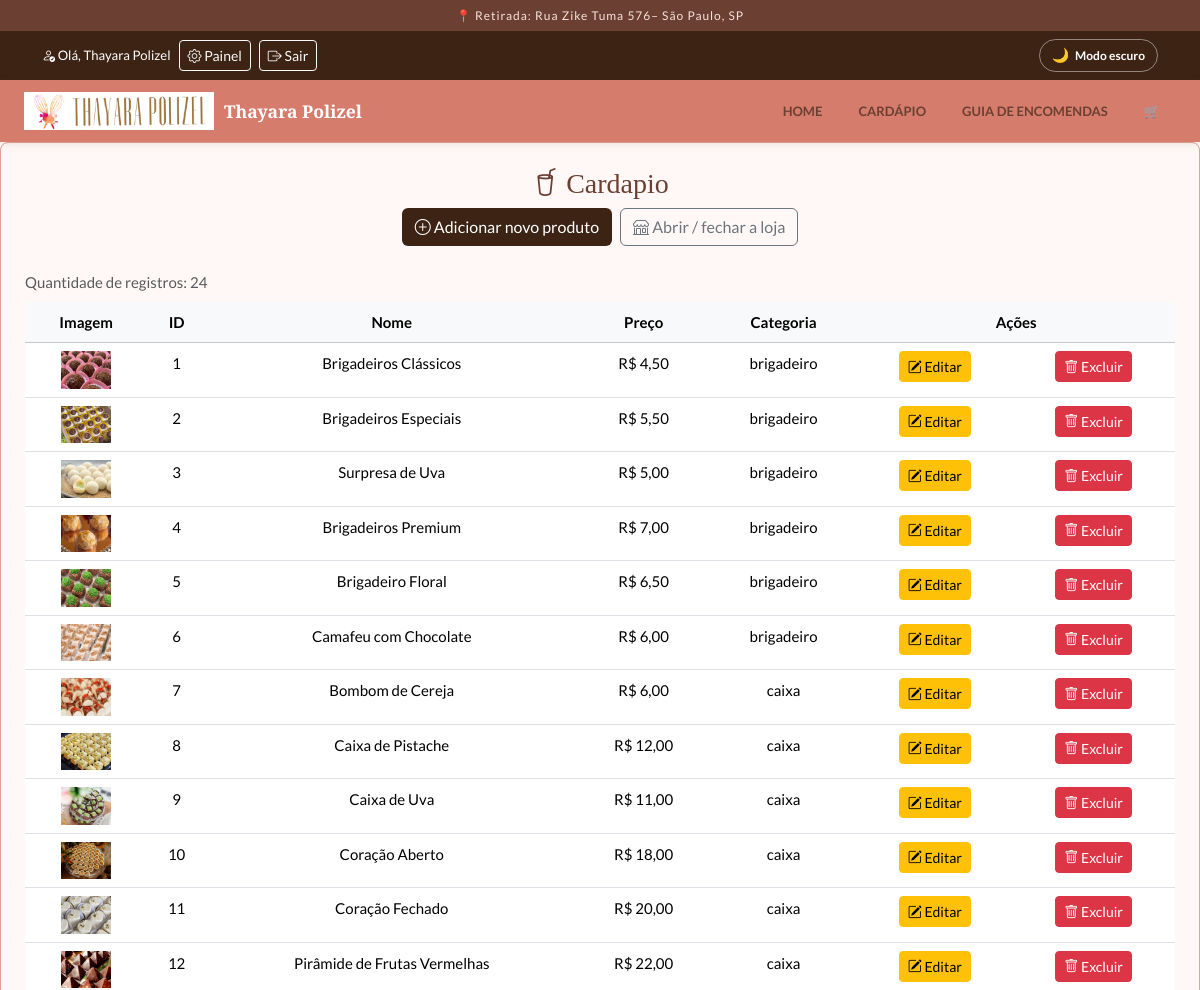
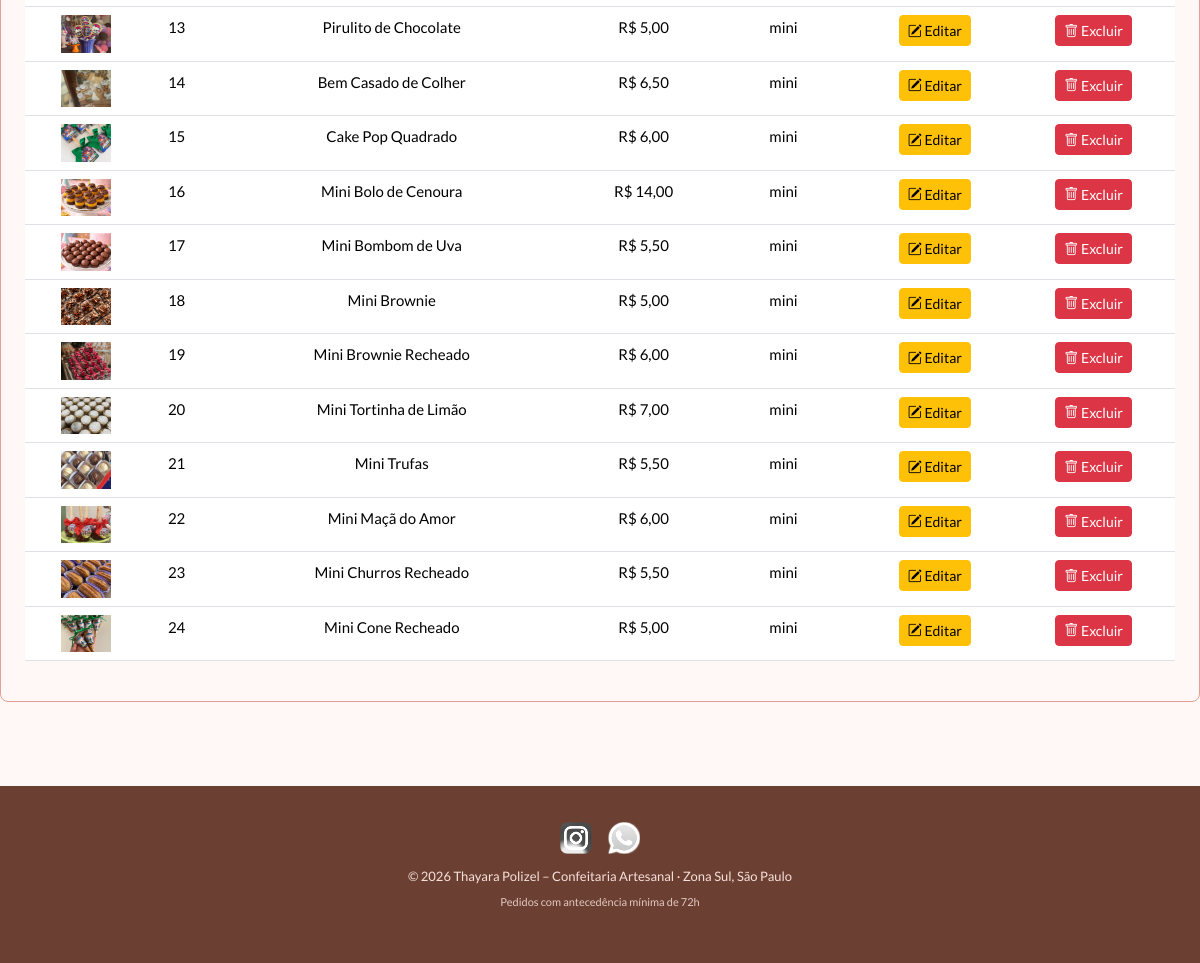
Before: /administradora/cardapio-adm.php (signed in) with the older database file (2 pictures, top to bottom).
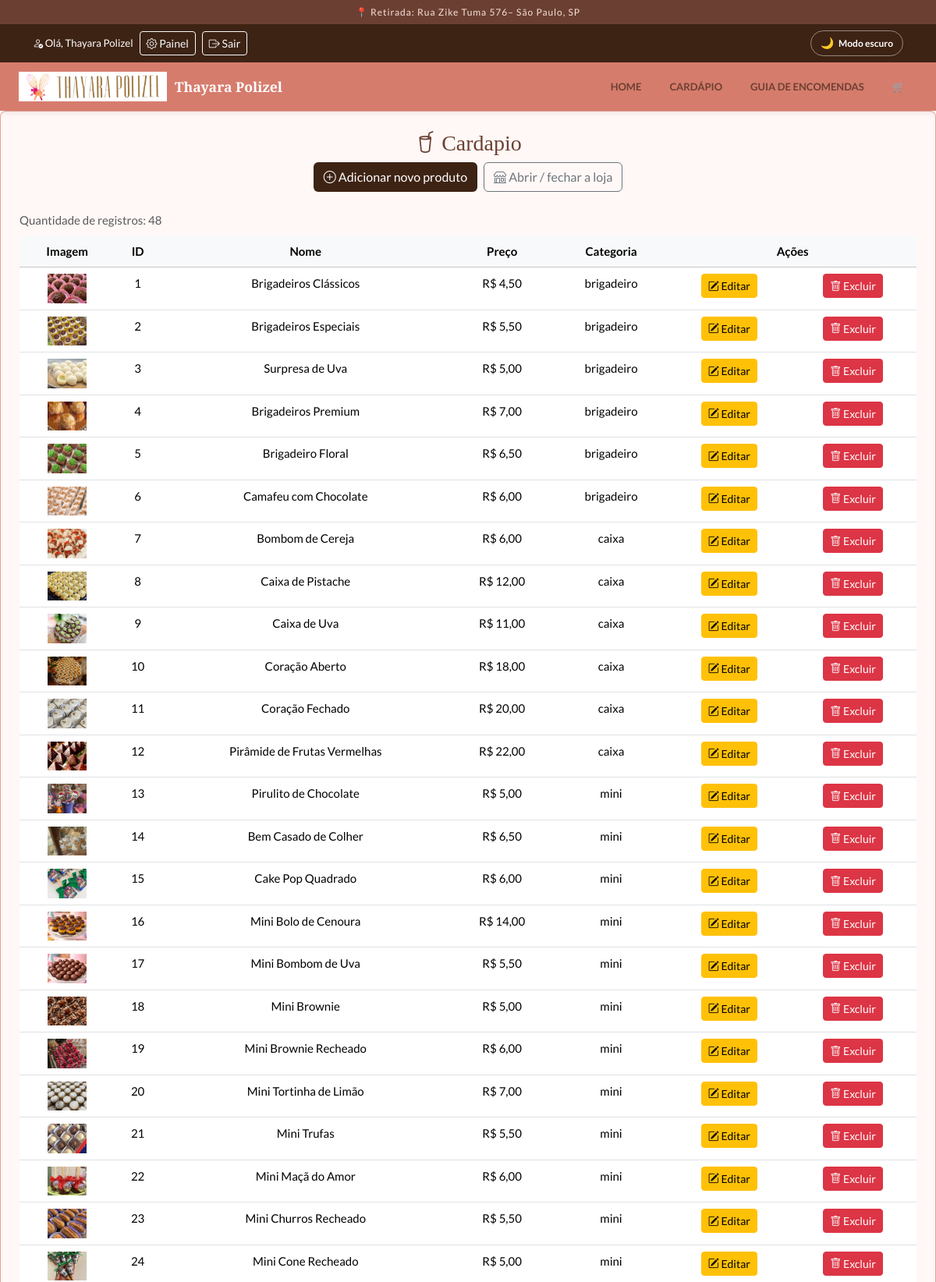
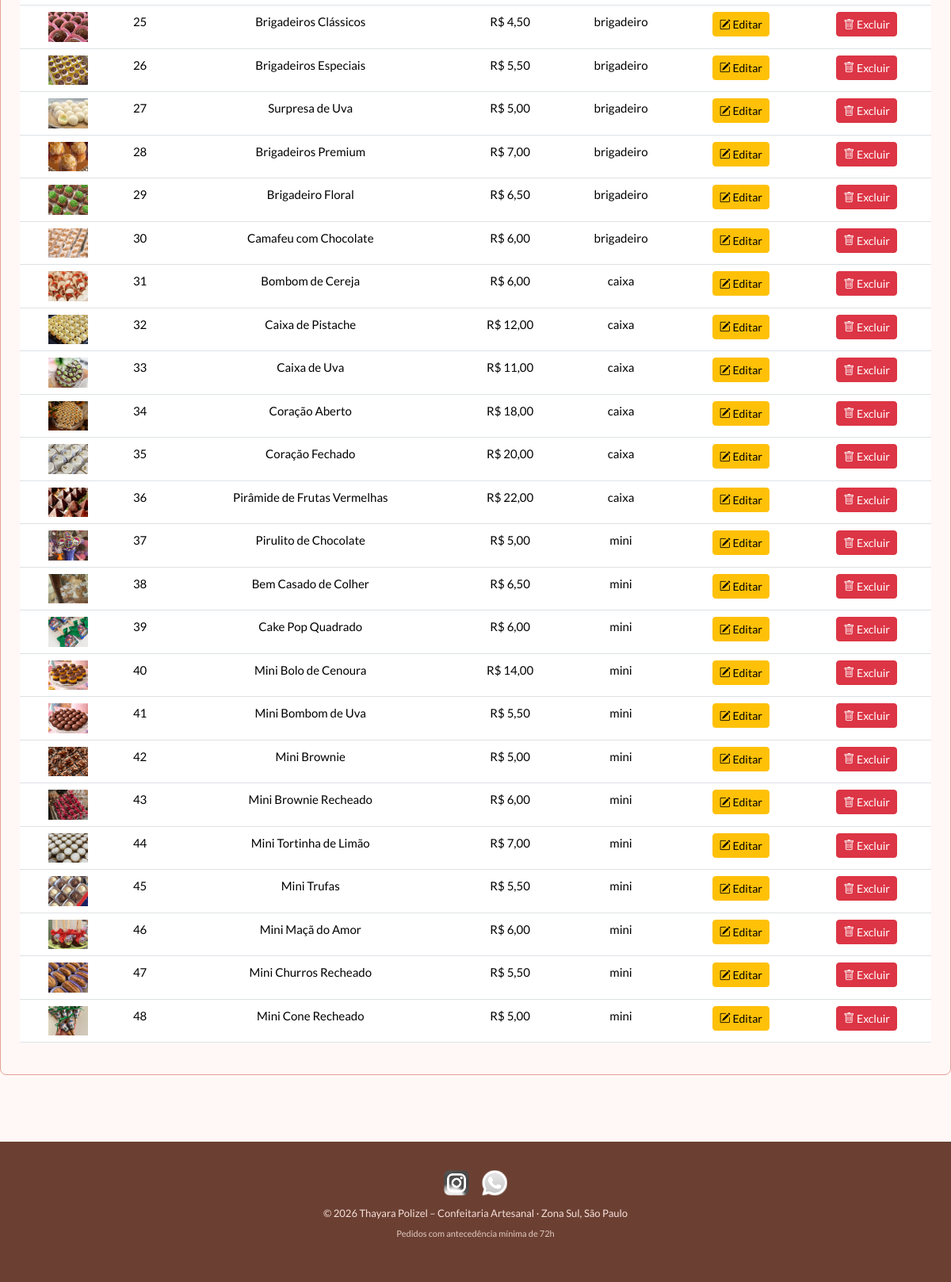
After: the same page with the newer database file (2 pictures, top to bottom).
### tables this page shows
CREATE TABLE IF NOT EXISTS produtos (
    id INT AUTO_INCREMENT PRIMARY KEY,
    nome       VARCHAR(100) NOT NULL,
    preco      DECIMAL(10, 2) NOT NULL,
    img        VARCHAR(255) NOT NULL,
    cat        VARCHAR(50) NOT NULL,
    id_usuario INT NOT NULL,
    FOREIGN KEY (id_usuario) REFERENCES usuarios(id)
);

### src/auth.php (called while the page is built, shortened)
<?php
function usuarioLogado(): ?array
{
    return $_SESSION['usuario'] ?? null;
}
function ehAdministrador(): bool
{
    $usuario = usuarioLogado();
    return $usuario !== null && $usuario['perfil'] === 'admin';
}

### src/cardapio_crud.php (called while the page is built, shortened)
<?php
function buscarCardapio(PDO $conexao): array
{
    $sql = "SELECT id, nome, preco, img, cat FROM produtos";
    $consulta = $conexao->prepare($sql);
    $consulta->execute();
    return $consulta->fetchAll(PDO::FETCH_ASSOC);
}

### administradora/cardapio-adm.php (the view, shortened to what this page needs)
<?php
require_once __DIR__ . '/../config.php';
require_once BASE_PATH . '/src/cardapio_crud.php';
require_once BASE_PATH . '/includes/cabecalho.php';
$produtosBanco = [];
try {
  $produtosBanco = buscarCardapio($conexao);
} catch (Throwable $e) {
  $erro = "Falha ao buscar Cardapio. Detalhes: <br>" .$e->getMessage();
}
?>
<section class="text-center mb-4 border rounded-3 p-4" style="border-color: var(--borda) !important;">
    <h3><i class="bi bi-cup-straw"></i> Cardapio</h3>
    <p class="d-flex gap-2 justify-content-center flex-wrap">
        <a class="btn text-white" style="background-color: var(--marrom-escuro);" href="<?= BASE_URL ?>/administradora/cardapio-adm_inserir.php"><i class="bi bi-plus-circle"></i> Adicionar novo produto</a>
        <a class="btn btn-outline-secondary" href="<?= BASE_URL ?>/administradora/loja-status.php"><i class="bi bi-shop"></i> Abrir / fechar a loja</a>
    </p>
    <div class="table-responsive">
        <table class="table table-hover caption-top">
            <caption>Quantidade de registros: <?= count($produtosBanco) ?> </caption>
            <thead class="align-middle table-light">
                <tr>
                    <th>Imagem</th>
                    <th>ID</th>
                    <th>Nome</th>
                    <th>Preço</th>
                    <th>Categoria</th>
                    <th colspan="2">Ações</th>
                </tr>
            </thead>
            <tbody>
<?php  foreach($produtosBanco as $produtos): ?>
                <tr>
                    <td><img src="<?= BASE_URL ?>/<?= $produtos['img'] ?>" alt="<?= htmlspecialchars($produtos['nome'], ENT_QUOTES, 'UTF-8') ?>" width="50" /></td>
                    <td><?= $produtos['id'] ?></td>
                    <td><?= htmlspecialchars($produtos['nome'], ENT_QUOTES, 'UTF-8') ?></td>
                    <td>R$ <?= number_format($produtos['preco'], 2, ',', '.') ?></td>
                    <td><?= htmlspecialchars($produtos['cat'], ENT_QUOTES, 'UTF-8') ?></td>
                    <td><a href="cardapio-adm_editar.php?id=<?= $produtos['id'] ?>" class="btn btn-warning btn-sm"><i class="bi bi-pencil-square"></i> Editar</a></td>
                    <td><a href="cardapio-adm_excluir.php?id=<?= $produtos['id'] ?>" class="btn btn-danger btn-sm"><i class="bi bi-trash"></i> Excluir</a></td>
                </tr>
<?php  endforeach; ?>
            </tbody>
        </table>
    </div>
</section>
<?php require_once BASE_PATH . "/includes/rodape.php"; ?>

### includes/cabecalho.php (shortened to what this page needs)
<?php
$paginaAtual = basename($_SERVER['PHP_SELF']);
function classeAtiva(string $arquivo, string $paginaAtual): string {
  return $arquivo === $paginaAtual ? 'active' : '';
}
$usuarioAtual = usuarioLogado();
?>
<!DOCTYPE html>
<html lang="pt-BR">
<?php require_once BASE_PATH . '/includes/head.php'; ?>
<body class="d-flex flex-column min-vh-100">
  <header>
    <div class="topo-localizacao">📍 Retirada: Rua Zike Tuma 576– São Paulo, SP</div>
    <div class="py-2" style="background-color: var(--marrom-escuro);">
          <div class="container d-flex flex-wrap align-items-center gap-2">
            <?php if ($usuarioAtual === null): ?>
              <a href="<?= BASE_URL ?>/login.php" class="btn btn-sm btn-outline-light">
                <i class="bi bi-people"></i> Usuário
              </a>
            <?php else: ?>
              <span class="text-white small">
                <i class="bi bi-person-check"></i>
                Olá, <?= htmlspecialchars($usuarioAtual['nome'], ENT_QUOTES, 'UTF-8') ?>
              </span>
              <?php if (ehAdministrador()): ?>
                <a href="<?= BASE_URL ?>/administradora/cardapio-adm.php" class="btn btn-sm btn-outline-light">
                  <i class="bi bi-gear"></i> Painel
                </a>
              <?php endif; ?>
              <a href="<?= BASE_URL ?>/logout.php" class="btn btn-sm btn-outline-light">
                <i class="bi bi-box-arrow-right"></i> Sair
              </a>
            <?php endif; ?>
            <button type="button" id="btn-tema" class="btn-tema ms-auto" aria-pressed="false">
              <span class="icone-tema" aria-hidden="true">🌙</span>
              <span class="texto-tema">Modo escuro</span>
            </button>
          </div>
      </div>
    <nav class="navbar-thay">
      <a href="<?= BASE_URL ?>/index.php" class="brand">
        <img src="<?= BASE_URL ?>/fotos/LogoBarra.png" alt="Logo Thayara" onerror="this.style.display='none'">
        Thayara Polizel
      </a>
      <ul class="nav-links">
        <li><a href="<?= BASE_URL ?>/index.php" class="<?= classeAtiva('index.php', $paginaAtual) ?>">Home</a></li>
        <li><a href="<?= BASE_URL ?>/cardapio/cardapio.php" class="<?= classeAtiva('cardapio.php', $paginaAtual) ?>">Cardápio</a></li>
        <li><a href="<?= BASE_URL ?>/guia.php" class="<?= classeAtiva('guia.php', $paginaAtual) ?>">Guia de Encomendas</a></li>
        <li>
          <a href="<?= BASE_URL ?>/carrinho.php" class="carrinho-link <?= classeAtiva('carrinho.php', $paginaAtual) ?>" title="Carrinho">
            🛒
          </a>
        </li>
      </ul>
    </nav>
  </header>
  <main class="flex-grow-1">

### includes/head.php (shortened to what this page needs)
<head>
  <link href="https://cdn.jsdelivr.net/npm/bootstrap@5.3.3/dist/css/bootstrap.min.css" rel="stylesheet">
  <link rel="stylesheet" href="https://cdn.jsdelivr.net/npm/bootstrap-icons@1.11.3/font/bootstrap-icons.min.css">
  <link rel="stylesheet" href="<?= BASE_URL ?>/css/style.css">
</head>

### includes/rodape.php (shortened to what this page needs)
  </main>
  <footer class="rodape">
    <div class="social-icons">
      <a href="https://instagram.com" target="_blank" rel="noopener" title="Instagram">
        <img src="<?= BASE_URL ?>/fotos/IconInstagram.png" alt="Instagram" onerror="this.parentElement.textContent='📸'">
      </a>
      <a href="https://wa.me/5511999999999" target="_blank" rel="noopener" title="WhatsApp">
        <img src="<?= BASE_URL ?>/fotos/IconWhatsapp.png" alt="WhatsApp" onerror="this.parentElement.textContent='💬'">
      </a>
    </div>
    <p style="margin:0; font-size:13px; color:var(--rosa-pastel);">
      &copy; <?= date('Y') ?> Thayara Polizel – Confeitaria Artesanal · Zona Sul, São Paulo
    </p>
    <p style="margin-top:6px; font-size:11px; color:var(--rosa-pastel); opacity:0.85;">
      Pedidos com antecedência mínima de 72h
    </p>
  </footer>
</body>
</html>

### css/style.css (style rules this page uses)
:root { --rosa-fundo: #fff8f6; --rosa-pastel: #f7e0db; --rosa-claro: #e5a095; --rosa-escuro: #c96a5a; --marrom: #6b4032; --marrom-claro: #7a5a52; --marrom-escuro: #3d2314; --radius: 12px; --fundo: var(--rosa-fundo); --superficie: #ffffff; --superficie-2: var(--rosa-pastel); --texto: var(--marrom-escuro); --texto-suave: var(--marrom-claro); --titulo: var(--marrom); --destaque: var(--rosa-escuro); --destaque-texto: var(--rosa-escuro); --borda: var(--rosa-claro); --sombra: rgba(107,64,50,.12); --sombra-forte: rgba(107,64,50,.20); --navbar-bg: #d67c6d; --navbar-texto: #ffffff; --nav-link: var(--marrom); --banner-1: var(--rosa-claro); --banner-2: #d67c6d; --banner-3: var(--rosa-escuro); --premium-bg: #fff8e1; --premium-borda: #f0c040; --premium-texto: #7a5900; }
body, .card-produto, .guia-card, .painel-carrinho, .rodape, .navbar-thay, .card-categoria, .cat-label { transition: background-color .25s ease, color .25s ease, border-color .25s ease; }
*, *::before, *::after { box-sizing: border-box; }
body { margin:0; font:15px/1.6 'Lato',sans-serif; background:var(--fundo); color:var(--texto); }
.topo-localizacao { background:var(--marrom); color:var(--rosa-pastel); text-align:center; font-size:12px; letter-spacing:.08em; padding:6px 16px; }
.navbar-thay { background:var(--navbar-bg); padding:0 24px; display:flex; align-items:center; justify-content:space-between; box-shadow:0 2px 8px var(--sombra); position:sticky; top:0; z-index:1000; }
.navbar-thay .brand { display:flex; align-items:center; gap:10px; padding:12px 0; color:var(--navbar-texto); text-decoration:none; font:600 1.1rem 'Playfair Display',serif; }
.navbar-thay .brand img { height:38px; object-fit:contain; }
.navbar-thay .nav-links { display:flex; align-items:center; gap:4px; margin:0; padding:0; list-style:none; }
.navbar-thay .nav-links a { display:block; padding:10px 16px; border-radius:8px; color:var(--nav-link); text-decoration:none; text-transform:uppercase; font:700 13px 'Lato',sans-serif; transition:.25s; }
.carrinho-link { font-size:18px; position:relative; }
h1,h2,h3 { color:var(--titulo); font-family:'Playfair Display',serif; }
.rodape { margin-top:60px; padding:36px 24px; text-align:center; background:var(--marrom); color:var(--rosa-pastel); }
.rodape a { color:var(--rosa-pastel); text-decoration:none; font-size:13px; }
.social-icons { display:flex; justify-content:center; gap:16px; margin-bottom:12px; }
.social-icons img { width:32px; height:32px; filter:brightness(1.8) saturate(0); transition:.25s; }
.btn-tema { display:inline-flex; align-items:center; gap:6px; padding:4px 12px; border:1px solid rgba(255,255,255,.45); border-radius:30px; background:transparent; color:#fff; cursor:pointer; font:600 12px 'Lato',sans-serif; line-height:1.6; transition:.25s; }
.btn-tema .icone-tema { font-size:14px; }

Changed rows visible on the page:
added produtos: img (picture), id "25", nome "Brigadeiros Clássicos", preco "4,50", cat "brigadeiro"
added produtos: img (picture), id "26", nome "Brigadeiros Especiais", preco "5,50", cat "brigadeiro"
added produtos: img (picture), id "27", nome "Surpresa de Uva", preco "5,00", cat "brigadeiro"
added produtos: img (picture), id "28", nome "Brigadeiros Premium", preco "7,00", cat "brigadeiro"
added produtos: img (picture), id "29", nome "Brigadeiro Floral", preco "6,50", cat "brigadeiro"
added produtos: img (picture), id "30", nome "Camafeu com Chocolate", preco "6,00", cat "brigadeiro"
added produtos: img (picture), id "31", nome "Bombom de Cereja", preco "6,00", cat "caixa"
added produtos: img (picture), id "32", nome "Caixa de Pistache", preco "12,00", cat "caixa"
added produtos: img (picture), id "33", nome "Caixa de Uva", preco "11,00", cat "caixa"
added produtos: img (picture), id "34", nome "Coração Aberto", preco "18,00", cat "caixa"
added produtos: img (picture), id "35", nome "Coração Fechado", preco "20,00", cat "caixa"
added produtos: img (picture), id "36", nome "Pirâmide de Frutas Vermelhas", preco "22,00", cat "caixa"
added produtos: img (picture), id "37", nome "Pirulito de Chocolate", preco "5,00", cat "mini"
added produtos: img (picture), id "38", nome "Bem Casado de Colher", preco "6,50", cat "mini"
added produtos: img (picture), id "39", nome "Cake Pop Quadrado", preco "6,00", cat "mini"
added produtos: img (picture), id "40", nome "Mini Bolo de Cenoura", preco "14,00", cat "mini"
added produtos: img (picture), id "41", nome "Mini Bombom de Uva", preco "5,50", cat "mini"
added produtos: img (picture), id "42", nome "Mini Brownie", preco "5,00", cat "mini"
added produtos: img (picture), id "43", nome "Mini Brownie Recheado", preco "6,00", cat "mini"
added produtos: img (picture), id "44", nome "Mini Tortinha de Limão", preco "7,00", cat "mini"
added produtos: img (picture), id "45", nome "Mini Trufas", preco "5,50", cat "mini"
added produtos: img (picture), id "46", nome "Mini Maçã do Amor", preco "6,00", cat "mini"
added produtos: img (picture), id "47", nome "Mini Churros Recheado", preco "5,50", cat "mini"
added produtos: img (picture), id "48", nome "Mini Cone Recheado", preco "5,00", cat "mini"
Other visible differences:
count($produtosBanco): "24" → "48"
